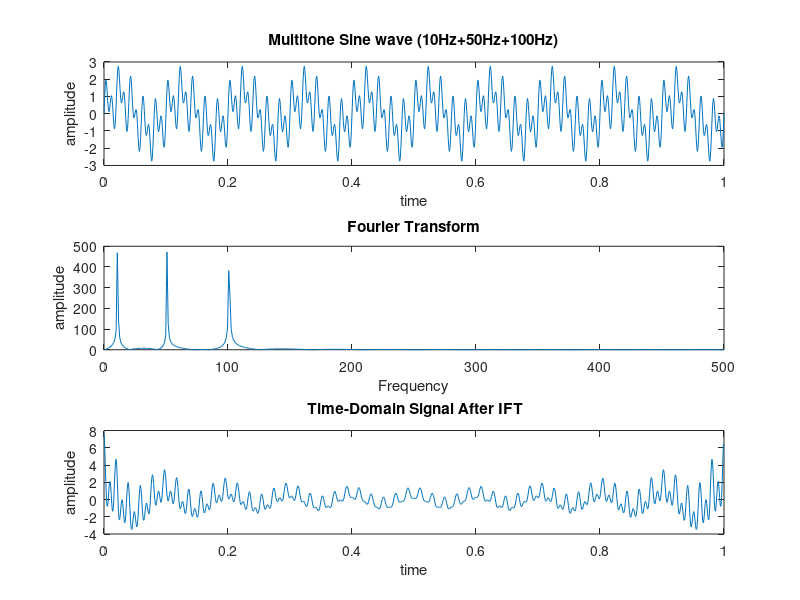

MATLAB code for this plot:
clc
clear
fs=1000;
t=0:1/fs:1;
f1=10;
f2=50;
f3=100;
x1=sin(2*pi*f1*t);
x2=sin(2*pi*f2*t);
x3=sin(2*pi*f3*t);
x4=x1+x2+x3;

subplot(3,1,1);
plot(t,x4);
title('Multitone Sine wave (10Hz+50Hz+100Hz)');
xlabel('time');
ylabel('amplitude');

Fx=fft(x4,1024);
N=1024;
k=1:N/2;
f=k*(fs/N);
subplot(3,1,2);
plot(f,abs(Fx(1:512)));
title('Fourier Transform');
xlabel('Frequency');
ylabel('amplitude');

Ix=ifft(abs(Fx));
ti=0:1/N:(1-(1/N));% time axis
subplot(3,1,3);
plot(ti,real(Ix));
title(' Time-Domain Signal After IFT');
xlabel('time');
ylabel('amplitude');